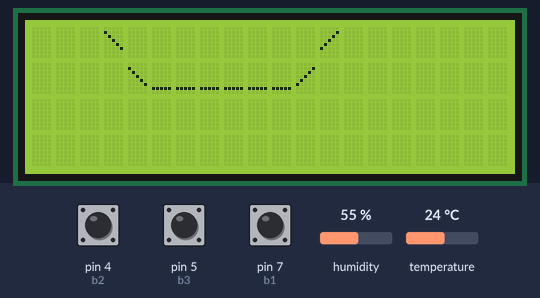
A sketch run on a simulated Arduino Uno, built with avr-gcc and run on an emulated ATmega328P. Parts: 20×4 character LCD. Inputs (shaded band) come from the test bench; at power-on: pin 5 (b3) HIGH, pin 4 (b2) HIGH, pin 7 (b1) HIGH, humidity 55 %, temperature 24 °C.

Above: at 3.3 s.
3.4 s: pin 5 (b3) pulled LOW for 1 s
At 4.6 s:
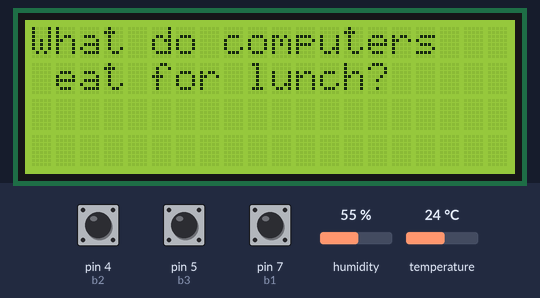
7.4 s: pin 4 (b2) pulled LOW for 0.15 s
At 8.1 s:
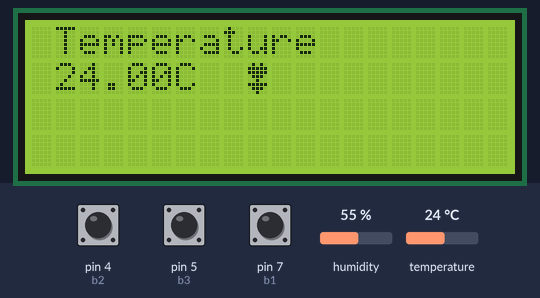
9.0 s: pin 7 (b1) pulled LOW for 1 s
At 10.1 s:
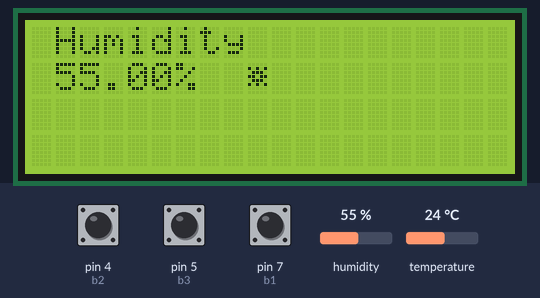
11.5 s: pin 5 (b3) pulled LOW for 0.15 s
At 11.9 s:
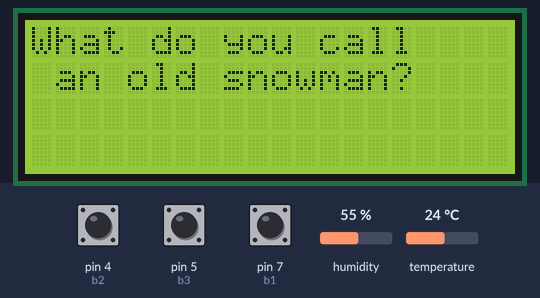
14.6 s: pin 5 (b3) pulled LOW for 3.2 s
At 15.7 s:
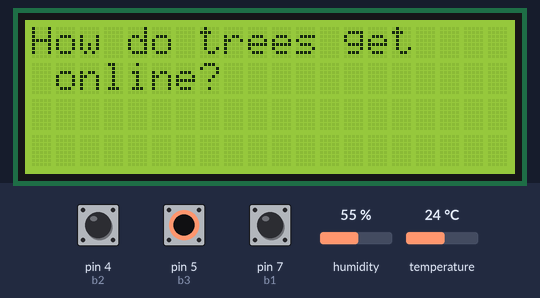
20.8 s: pin 5 (b3) pulled LOW for 0.15 s
At 21.4 s:
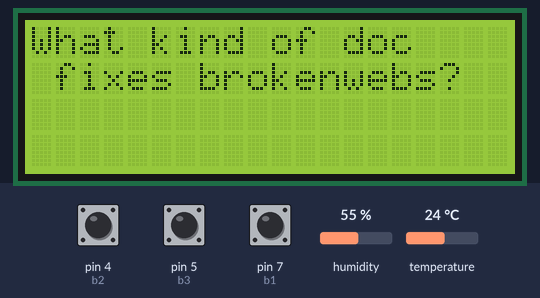
Timing chart, 0 to 23.8 s (numbered marks = the images above; inputs shaded):
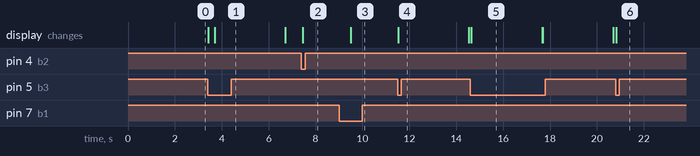

Measured:
- after the input at 3.4 s, the display: first changes at once (image 1 shows a later state)
- after the input at 7.4 s, the display: changes after 0.05 s (image 2)
- after the input at 9.0 s, the display: changes after 0.49 s (image 3)
- after the input at 11.5 s, the display: changes at once (image 4)
- after the input at 14.6 s, the display: changes at once (image 5)
- after the input at 20.8 s, the display: changes at once (image 6)
- what the display in image 5 shows lasts 3.1 s, from 14.6 s to 17.7 s

The sketch:

DeskBuddyDisplay.ino
```cpp
#include <Wire.h>
#include <LiquidCrystal_I2C.h>
#include <dht.h>
#define temp A3

int randNumber = 0;
LiquidCrystal_I2C lcd(0x27,20,4);
int b1 = 7;
int b2 = 4;
int b3 = 5;
dht DHT;
uint8_t backslash [8]= { 0x00, 0x10, 0x08, 0x04, 0x02, 0x01, 0x00, 0x00 };
int humComm = 0; //1 for dry //2 for ok //3 for too humid
int tempComm = 0; //1 for cold // 2 for ok // 3 for too hot
byte umbrella[] = {
  B00100,
  B01110,
  B11111,
  B00100,
  B00100,
  B10100,
  B11100,
  B00000
};
byte sun[] = {
  B00000,
  B10101,
  B01110,
  B11011,
  B01110,
  B10101,
  B00000,
  B00000
};
byte flower[] = {
  B01010,
  B11111,
  B11111,
  B01110,
  B00100,
  B11111,
  B01110,
  B00100
};


void setup()
{
  Serial.begin(9600);
  lcd.init();
  lcd.backlight();
  pinMode(b1, INPUT_PULLUP);
  pinMode(b2, INPUT_PULLUP);
  pinMode(b3, INPUT_PULLUP);
//  pinMode(b4, INPUT_PULLUP);
  randomSeed(777);
  lcd.createChar(0, backslash);
  lcd.createChar(1, umbrella);
  lcd.createChar(2,sun);
  lcd.createChar(3,flower);

   lcd.clear();
   lcd.setCursor(0,0);
   lcd.print("   ");
   lcd.print(char(0));
   lcd.print("        ");
   lcd.print("/");
   lcd.setCursor(4,1);
   lcd.print(char(0));
   lcd.print("______");
   lcd.print("/");
   delay(2000);
}


void loop()
{
  int p1 = digitalRead(b1);
  if (p1 == LOW) {
    lcd.clear();
    DHT.read11(temp);
    lcd.setCursor(1,0);
    lcd.print("Humidity ");
    lcd.setCursor(1,1);
    lcd.print(DHT.humidity);
    lcd.print("%  ");
    if(DHT.humidity >= 70){
      lcd.print(char(1));
      humComm = 3;
    }
    else
      lcd.print(char(2));
      if(DHT.humidity >= 30 && DHT.humidity <70)
        humComm = 2;
       if(DHT.humidity < 30)
        humComm = 1;
    delay(2000);
  }
  int p2 = digitalRead(b2);
  if(p2 == LOW){
  lcd.clear();
  DHT.read11(temp);
  lcd.setCursor(1,0);
  lcd.print("Temperature");
  lcd.setCursor(1,1);
    lcd.print(DHT.temperature);
    lcd.print("C  ");
    lcd.print(char(3));
  if(DHT.temperature >=30)
    tempComm = 3;
  else if(DHT.temperature >=20)
    tempComm = 2;
  else
    tempComm = 1;
    delay(2000);
  }
  int p3 = digitalRead(b3);
  if(p3 == LOW){
   // long randNumber = random(0,17);
    switch(randNumber){
      case 0:
            if(humComm !=0)
            {
              if(humComm == 1)
                {
                  lcd.clear();
                  lcd.setCursor(1,0);
                  lcd.print("Hope it rains..");
                }
                if(humComm == 2)
                {
                  lcd.clear();
                  lcd.setCursor(1,0);
                  lcd.print("Pretty cool out");
                }
                if(humComm ==3)
                {
                  lcd.clear();
                  lcd.setCursor(1,0);
                  lcd.print("Umbrella, please!");
                }
                break;
            }
     case 1:
            if(tempComm !=0){
              if(tempComm == 1){
                lcd.clear();
                  lcd.setCursor(1,0);
                  lcd.print("Brr!");
              }
              if(tempComm == 2){
                lcd.clear();
                  lcd.setCursor(1,0);
                  lcd.print("Go out lol");
              }
              if(tempComm == 3){
                lcd.clear();
                  lcd.setCursor(1,0);
                  lcd.print("Turn on the AC");
                  lcd.setCursor(1,1);
                  lcd.print("jesus");
              }
              break;
            }
     case 2:
          lcd.clear();
                  lcd.setCursor(1,0);
                  lcd.print("I like Shakira");
                  lcd.setCursor(1,1);
                  lcd.print("unironically");
          break;

    case 3:
        lcd.clear();
                  lcd.setCursor(1,0);
                  lcd.print("What if I push");
                  lcd.setCursor(1,1);
                  lcd.print("ur buttons too");
          break;

    case 4:
        lcd.clear();
                  lcd.setCursor(1,0);
                  lcd.print("Let's play");
                  lcd.setCursor(1,1);
                  lcd.print("some music");
          break;

    case 5:
        lcd.clear();
                  lcd.setCursor(1,0);
                  lcd.print("Drink water!");
          break;

    case 6:
        lcd.clear();
                  lcd.setCursor(1,0);
                  lcd.print("Can I get");
                  lcd.setCursor(1,1);
                  lcd.print("a hug?");
          break;

    case 7:
        lcd.clear();
                  lcd.setCursor(1,0);
                  lcd.print("What if this");
                  lcd.setCursor(1,1);
                  lcd.print("is a simulation");
          break;

    case 8:
        lcd.clear();
                  lcd.setCursor(1,0);
                  lcd.print("Let's go");
                  lcd.setCursor(1,1);
                  lcd.print("drinking!");
          break;

    case 9:
        lcd.clear();
                  lcd.setCursor(1,0);
                  lcd.print("Don't look");
                  lcd.setCursor(1,1);
                  lcd.print("behind u");
          break;
    case 10:
      lcd.clear();
      lcd.setCursor(1,0);
      lcd.print("Kinda bored hbu");
      break;
     case 11:
     lcd.clear();
      lcd.setCursor(0, 0);
      lcd.print("What do computers");
      lcd.setCursor(1,1);
      lcd.print("eat for lunch?");
      delay(3000);
      lcd.clear();
      lcd.setCursor(0, 0);
      lcd.print("Microchips");
          break;
     case 12:
     lcd.clear();
      lcd.setCursor(0, 0);
      lcd.print("What do you call");
      lcd.setCursor(1,1);
      lcd.print("an old snowman?");
      delay(3000);
      lcd.clear();
      lcd.setCursor(0, 0);
      lcd.print("Water");
          break;

    case 13:
    lcd.clear();
     lcd.setCursor(0, 0);
      lcd.print("I love puns");
      break;

    case 14:
      lcd.clear();
      lcd.setCursor(0,0);
      lcd.print("How do trees get");
      lcd.setCursor(1,1);
      lcd.print("online?");
      delay(3000);
      lcd.clear();
      lcd.setCursor(0, 0);
      lcd.print("They just log on!");
          break;

          case 15:
      lcd.clear();
      lcd.setCursor(0,0);
      lcd.print("What did 0");
      lcd.setCursor(1,1);
      lcd.print("say to 8?");
      delay(3000);
      lcd.clear();
      lcd.setCursor(0, 0);
      lcd.print("Nice belt!");
          break;

          case 16:
      lcd.clear();
      lcd.setCursor(0,0);
      lcd.print("What kind of doc");
      lcd.setCursor(1,1);
      lcd.print("fixes brokenwebs?");
      delay(3000);
      lcd.clear();
      lcd.setCursor(0, 0);
      lcd.print("A URLologist.");
          break;

  }
  randNumber++;
  if(randNumber > 16)
    randNumber = 0;
  }
}
```
